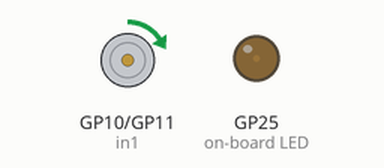
Simulated run of this program. Board: Raspberry Pi Pico running MicroPython. Shown: motor-driver pin pairs drawn as motors (green arrow = first pin HIGH = forward, orange = second pin HIGH = backward, longer = more drive), output pins drawn as LEDs (lit = HIGH).

Above: at 0.05 s.
At 1.2 s:
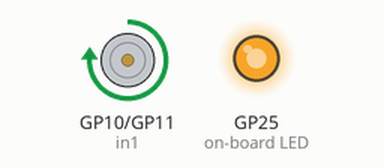
At 2.35 s:
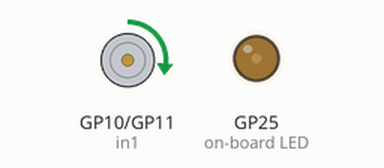
At 5.0 s:
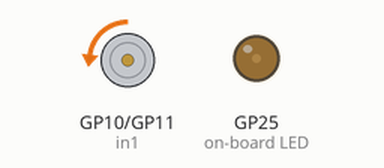
Timing chart, 0 to 6.7 s (numbered marks = the images above):
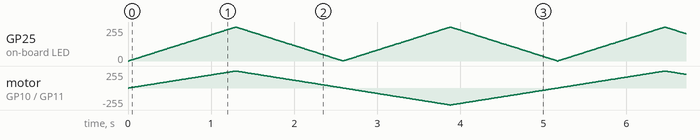

The program:

08_drv8833_motor.py
```python
import time
from machine import PWM, Pin

from lib.pins import LED, MOTOR_A, MOTOR_B

# DRV8833 one motor: drive IN1 with PWM and hold IN2 low for forward,
# swap which pin carries PWM for reverse. Both low = coast.
STEP = 512
DELAY_MS = 10

in1 = PWM(Pin(MOTOR_A), freq=20000)
in2 = PWM(Pin(MOTOR_B), freq=20000)
led = PWM(Pin(LED), freq=1000)


def drive(duty):
    if duty >= 0:
        in1.duty_u16(duty)
        in2.duty_u16(0)
    else:
        in1.duty_u16(0)
        in2.duty_u16(-duty)
    led.duty_u16(duty if duty >= 0 else -duty)


while True:
    for duty in range(0, 65536, STEP):
        drive(duty)
        time.sleep_ms(DELAY_MS)
    for duty in range(65535, -65536, -STEP):
        drive(duty)
        time.sleep_ms(DELAY_MS)
    for duty in range(-65535, 1, STEP):
        drive(duty)
        time.sleep_ms(DELAY_MS)
```

pins.py
```python
# Per-board pin map for the tutorial series. Auto-detects ESP32 vs RP2 from
# sys.platform; edit the values below if your wiring differs from the defaults.

import sys

PLATFORM = sys.platform

if PLATFORM == "esp32":
    # Generic ESP32 DevKit. ESP32-S3/C3 may differ — adjust LED in particular.
    LED = 2
    BUTTON = 0           # BOOT button on most dev boards
    PWM_LED = 4
    SERVO = 13
    ADC = 34             # ADC1 (input-only pins 32-39 are safe with WiFi)
    I2C_ID = 0
    I2C_SCL = 22
    I2C_SDA = 21
    SPI_ID = 1           # HSPI; SPI(2) on S3
    SPI_SCK = 18
    SPI_MOSI = 23
    SPI_MISO = 19
    SPI_CS = 5
    # NeoPixel / WS2812. NEOPIXEL is a single pixel; MATRIX_PIN feeds an array
    # of MATRIX_WIDTH × MATRIX_HEIGHT pixels. ESP32-S3-Matrix board uses GP14,
    # 8×8. Generic ESP32 has no onboard NeoPixel — wire one to GP14 to test.
    NEOPIXEL = 14
    MATRIX_PIN = 14
    MATRIX_WIDTH = 8
    MATRIX_HEIGHT = 8
elif PLATFORM == "rp2":
    # LED conventions vary across RP2 boards:
    #   - Pico W:                 Pin("LED") — wired to the WiFi chip
    #   - Pico (non-W):           GP25 onboard LED
    #   - RP2040-Zero / -Matrix:  no plain LED — wire an external one to LED below
    # The detection below picks Pico W if available, otherwise defaults to GP15
    # (a free, edge-exposed pin on the Zero). Wire an LED + 220Ω resistor from
    # GP15 to GND, or change LED here to whichever GPIO you've used.
    try:
        from machine import Pin as _Pin
        _Pin("LED")
        LED = "LED"
    except (ValueError, TypeError):
        LED = 25
    BUTTON = 14
    PWM_LED = 25
    SERVO = 16
    ADC = 26             # GP26 = ADC0
    I2C_ID = 0
    I2C_SCL = 5
    I2C_SDA = 4
    SPI_ID = 1
    SPI_SCK = 10
    SPI_MOSI = 11
    SPI_MISO = 12
    SPI_CS = 13
    # Pimoroni Pico Explorer Base onboard ST7789 LCD (240x240, SPI0).
    # Coexists with the generic SPI_* pins above (which target the breadboard
    # SD/sensor wiring on SPI1).
    ST7789_SPI_ID = 0
    ST7789_SCK = 18
    ST7789_MOSI = 19
    ST7789_CS = 17
    ST7789_DC = 16
    ST7789_BL = 20
    ST7789_WIDTH = 240
    ST7789_HEIGHT = 240
    # Pico Explorer Base onboard buttons (active-low, internal pull-up).
    BTN_A = 12
    BTN_B = 13
    BTN_X = 14
    BTN_Y = 15
    # NeoPixel / WS2812. RP2040-Zero onboard NeoPixel and Waveshare RP2040-Matrix
    # both use GP16. Matrix defaults to 5×5 (Waveshare); change to 1×1 if you
    # only have the Zero's single pixel and are running matrix scripts.
    NEOPIXEL = 16
    MATRIX_PIN = 16
    MATRIX_WIDTH = 5
    MATRIX_HEIGHT = 5
    ENCODER_A = 6
    ENCODER_B = 7
    MOTOR_A = 10
    MOTOR_B = 11
else:
    raise RuntimeError("unsupported platform: " + PLATFORM)
```
